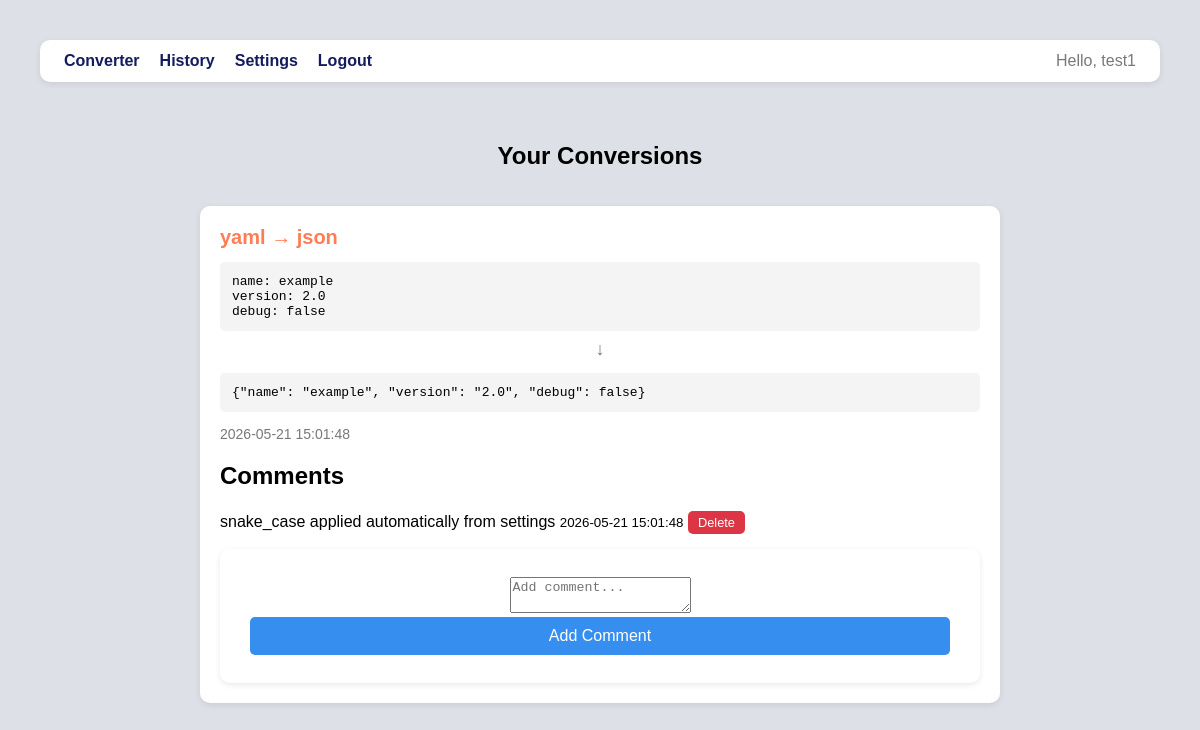
Screenshot of /history.php (signed in) with the database file from the repository.
### tables this page shows
CREATE TABLE IF NOT EXISTS conversions (
    id INT AUTO_INCREMENT PRIMARY KEY,
    user_id CHAR(32) NOT NULL,
    input_format VARCHAR(10) NOT NULL,
    output_format VARCHAR(10) NOT NULL,
    input_content TEXT NOT NULL,
    output_content TEXT NOT NULL,
    created_at TIMESTAMP DEFAULT CURRENT_TIMESTAMP,
    FOREIGN KEY (user_id) REFERENCES users(id)
);

CREATE TABLE IF NOT EXISTS conversion_comments (
    id INT AUTO_INCREMENT PRIMARY KEY,
    conversion_id INT NOT NULL,
    user_id CHAR(32) NOT NULL,
    comment TEXT NOT NULL,
    created_at TIMESTAMP DEFAULT CURRENT_TIMESTAMP,
    FOREIGN KEY (conversion_id) REFERENCES conversions(id),
    FOREIGN KEY (user_id) REFERENCES users(id)
);

### history.php (called while the page is built)
<?php
require_once 'includes/header.php';
require 'db.php';
$stmt = $conn->prepare("SELECT * FROM conversions WHERE user_id = ? ORDER BY created_at DESC");
$stmt->execute([$_SESSION["user_id"]]);
$conversions = $stmt->get_result()->fetch_all(MYSQLI_ASSOC);
$commentsStmt = $conn->prepare("SELECT * FROM conversion_comments WHERE conversion_id = ? ORDER BY created_at ASC");
require 'views/history.php';

### views/history.php (the view, shortened to what this page needs)
<section class="container">
    <h1>Your Conversions</h1>
    <?php foreach ($conversions as $conversion): ?>
        <?php
        $commentsStmt->execute([$conversion["id"]]);
        $comments = $commentsStmt->get_result()->fetch_all(MYSQLI_ASSOC);
        ?>
        <article class="conversion-card">
            <header class="types">
                <span><?= htmlspecialchars($conversion["input_format"]) ?></span>
                <span>&#x2192;</span>
                <span><?= htmlspecialchars($conversion["output_format"]) ?></span>
            </header>
            <pre class="input-content"><?= htmlspecialchars($conversion["input_content"]) ?></pre>
            <p class="conversion-arrow">&#x2193;</p>
            <pre class="output-content"><?= htmlspecialchars($conversion["output_content"]) ?></pre>
            <p class="date">
                <time datetime="<?= htmlspecialchars($conversion["created_at"]) ?>">
                    <?= htmlspecialchars($conversion["created_at"]) ?>
                </time>
            </p>
            <div class="comments">
                <h2>Comments</h2>
                <?php if (empty($comments)): ?>
                    <p>No comments.</p>
                <?php else: ?>
                    <?php foreach ($comments as $comment): ?>
                        <div class="comment">
                            <?= htmlspecialchars($comment["comment"]) ?>
                            <small><?= htmlspecialchars($comment["created_at"]) ?></small>
                            <form class="delete-form" action="delete_comment.php" method="post">
                                <button type="submit" class="delete-btn">Delete</button>
                            </form>
                        </div>
                    <?php endforeach; ?>
                <?php endif; ?>
            </div>
            <form action="add_comment.php" method="post">
                <textarea id="comment-<?= htmlspecialchars($conversion["id"]) ?>" name="comment" required placeholder="Add comment..."></textarea>
                <button type="submit">Add Comment</button>
            </form>
        </article>
    <?php endforeach; ?>
</section>
<?php require_once 'includes/footer.php'; ?>

### public/style.css (style rules this page uses)
body { font-family: Arial, sans-serif; background-color: #dde1e7; margin: 0; padding: 40px; }
h1 { text-align: center; margin-bottom: 36px; }
form { background: #ffffff; padding: 28px 30px; border-radius: 10px; box-shadow: 0 2px 6px rgba(0,0,0,0.09); width: auto; text-align: center; }
button { width: 100%; padding: 10px; border: none; border-radius: 5px; background-color: #368fee; color: white; font-size: 16px; cursor: pointer; }
.container { max-width: 800px; margin: auto; }
.conversion-card { background: #ffffff; padding: 20px; margin-bottom: 20px; border-radius: 10px; box-shadow: 0 2px 6px rgba(0,0,0,0.09); }
.types { font-size: 20px; font-weight: bold; margin-bottom: 10px; color: #ff7d56; }
.input-content, .output-content { background: #f4f4f4; padding: 12px; border-radius: 5px; font-size: 13px; overflow-x: auto; margin-bottom: 8px; white-space: pre-wrap; word-break: break-all; }
.conversion-arrow { text-align: center; font-size: 18px; color: #797979; margin: 6px 0; }
.comment { margin-bottom: 15px; line-height: 1.5; }
.date { color: #797979; font-size: 14px; }
button.delete-btn { background: #dc3545; padding: 4px 10px; font-size: 0.8rem; cursor: pointer; width: auto; display: inline-block; }
form.delete-form { background: transparent; padding: 0; margin: 0; border-radius: 0; box-shadow: none; width: auto; display: inline-flex; }

### rows the page displays
conversions: input_format "yaml", output_format "json", input_content "name: example version: 2.0 debug: false", output_content "{\"name\": \"example\", \"version\": \"2.0\", \"debug\": false}", created_at "2026-05-21 15:01:48", comment "Add comment..."
conversion_comments: comment "snake_case applied automatically from settings", created_at "2026-05-21 15:01:48"

### other values shown
$_SESSION["username"] "test1"
